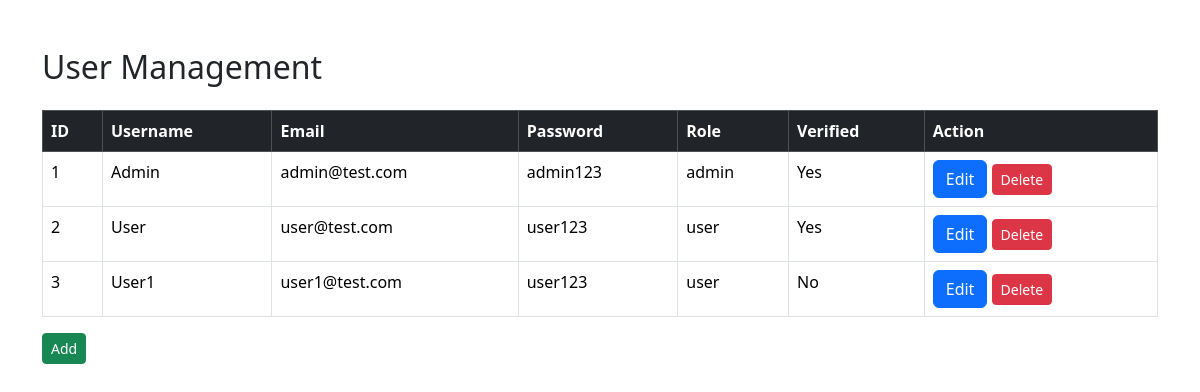
Page /user-management.php on the committed database.
### tables this page shows
CREATE TABLE Users (
    UserID INT PRIMARY KEY AUTO_INCREMENT,
    Username VARCHAR(255) UNIQUE,
    Email VARCHAR(255) UNIQUE,
    Password VARCHAR(255),
    Role ENUM('admin', 'user') DEFAULT 'user',
    Verified BOOLEAN DEFAULT FALSE
);

### user-management.php (the view, shortened to what this page needs)
<?php
include 'db_cnx.php';
$sql = "SELECT * FROM Users";
$result = $conn->query($sql);
$users = [];
if ($result) {
    if ($result->num_rows > 0) {
        while ($row = $result->fetch_assoc()) {
            $users[] = $row;
        }
    } else {
        echo "Error: No users found in the database";
    }
} else {
    echo "Error executing query to retrieve users: " . $conn->error;
}
?>
<!DOCTYPE html>
<html lang="en">
<head>
    <link href="https://cdn.jsdelivr.net/npm/bootstrap@5.3.2/dist/css/bootstrap.min.css" rel="stylesheet"
>
    <link rel="stylesheet" href="https://cdnjs.cloudflare.com/ajax/libs/font-awesome/6.0.0/css/all.min.css"
 />
</head>
<body>
    <div class="container mt-5">
        <h2 class="mb-4">User Management</h2>
        <table class="table table-bordered">
            <thead class="table-dark">
                <tr>
                    <th>ID</th>
                    <th>Username</th>
                    <th>Email</th>
                    <th>Password</th>
                    <th>Role</th>
                    <th>Verified</th>
                    <th>Action</th>
                </tr>
            </thead>
            <tbody>
                <?php foreach ($users as $user) : ?>
                <tr>
                    <td><?php echo $user['UserID']; ?></td>
                    <td><?php echo $user['Username']; ?></td>
                    <td><?php echo $user['Email']; ?></td>
                    <td><?php echo $user['Password']; ?></td>
                    <td><?php echo $user['Role']; ?></td>
                    <td><?php echo $user['Verified'] ? 'Yes' : 'No'; ?></td>
                    <td>
                        <button type="button" class="btn btn-primary btn"
                            onclick="showUpdateModal(<?php echo $user['UserID']; ?>)">
                            Edit
                        </button>
                        <form method="post" style="display:inline;">
                            <button type="submit" class="btn btn-danger btn-sm"
                                onclick="return confirm('Are you sure you want to delete this user?');">
                                Delete
                            </button>
                        </form>
                    </td>
                </tr>
                <?php endforeach; ?>
            </tbody>
        </table>
        <button type="button" class="btn btn-success btn-sm" onclick="showAddModal()">
            Add
        </button>
    </div>
</body>
</html>

### rows in the picture
users: UserID "1", Username "Admin", Email "admin@test.com", Password "admin123", Role "admin", Verified "Yes"
users: UserID "2", Username "User", Email "user@test.com", Password "user123", Role "user", Verified "Yes"
users: UserID "3", Username "User1", Email "user1@test.com", Password "user123", Role "user", Verified "No"
